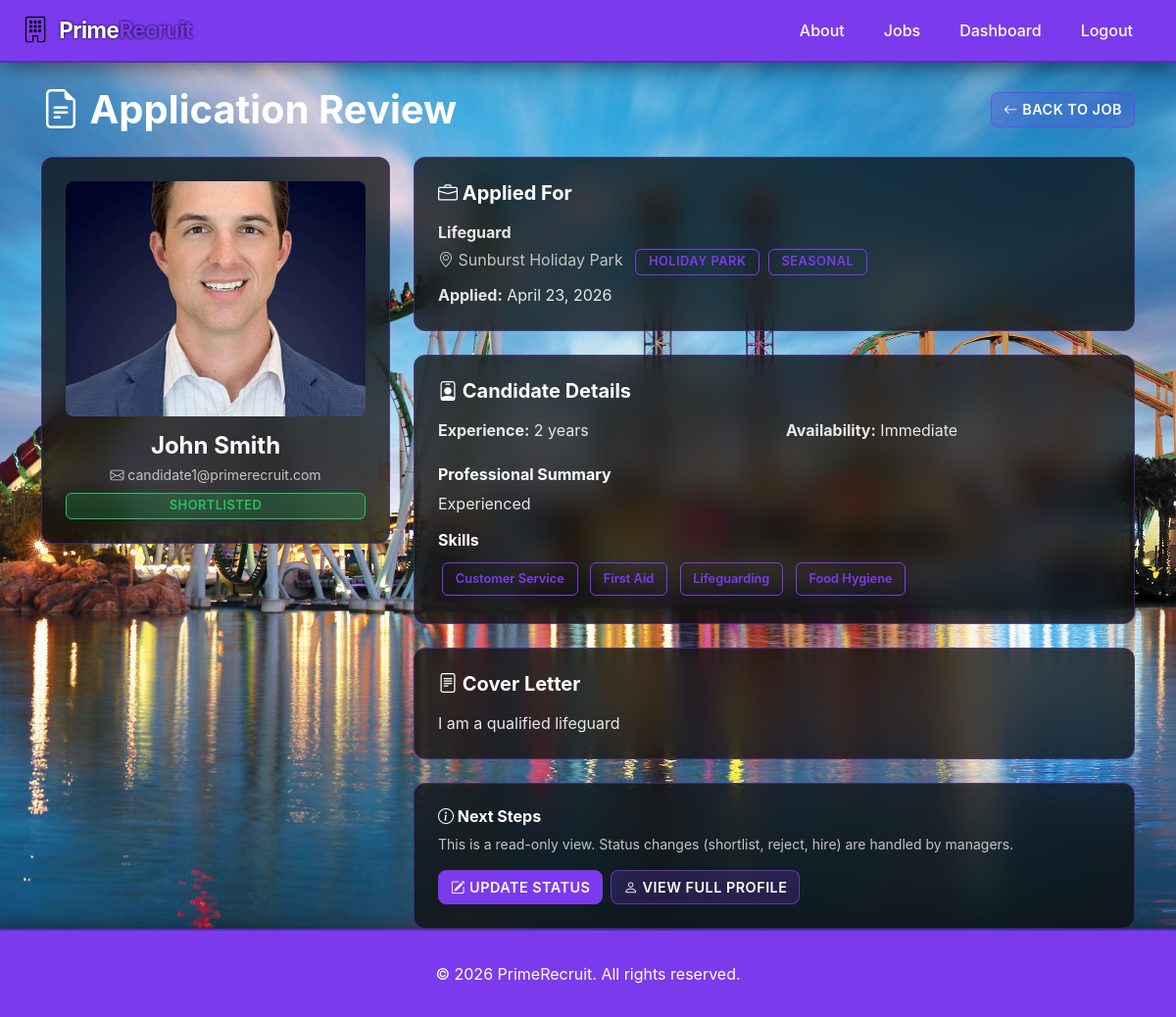
The app's page /applications/1/ (signed in) with its own data.
### recruitment/models.py (models this page shows, shortened)
class Application(models.Model):
    STATUS_CHOICES = [
        ('pending', 'Pending'),
        ('shortlisted', 'Shortlisted'),
        ('rejected', 'Rejected'),
        ('hired', 'Hired'),
    ]
    candidate = models.ForeignKey(Candidate, on_delete=models.CASCADE)
    job = models.ForeignKey(JobListing, on_delete=models.CASCADE)
    cover_letter = models.TextField()
    status = models.CharField(
        max_length=20, choices=STATUS_CHOICES, default='pending')
    applied_at = models.DateTimeField(auto_now_add=True)
    class Meta:
        unique_together = ('candidate', 'job')

class Candidate(models.Model):
    AVAILABILITY_CHOICES = [
        ('immediate', 'Immediate'),
        ('two_weeks', 'Two Weeks'),
        ('one_month', 'One Month'),
    ]
    user = models.OneToOneField(User, on_delete=models.CASCADE)
    first_name = models.CharField(max_length=100)
    last_name = models.CharField(max_length=100)
    age = models.IntegerField(default=0, blank=True)
    experience_years = models.IntegerField(default=0)
    cv_summary = models.TextField()
    availability = models.CharField(
        max_length=20, choices=AVAILABILITY_CHOICES)
    skills = models.ManyToManyField(Skill, blank=True)
    profile_image = models.ImageField(upload_to='candidates/', null=True, blank=True)
    created_at = models.DateTimeField(auto_now_add=True)

class JobListing(models.Model):
    VENUE_CHOICES = [
        ('holiday_park', 'Holiday Park'),
        ('theme_park', 'Theme Park'),
        ('resort', 'Resort'),
        ('adventure_park', 'Adventure Park'),
    ]
    TYPE_CHOICES = [
        ('full_time', 'Full Time'),
        ('part_time', 'Part Time'),
        ('seasonal', 'Seasonal'),
    ]
    STATUS_CHOICES = [
        ('open', 'Open'),
        ('closed', 'Closed'),
    ]
    title = models.CharField(max_length=200)
    venue_name = models.CharField(max_length=200)
    venue_type = models.CharField(max_length=50, choices=VENUE_CHOICES)
    description = models.TextField()
    employment_type = models.CharField(max_length=20, choices=TYPE_CHOICES)
    salary = models.DecimalField(max_digits=8, decimal_places=2)
    status = models.CharField(
        max_length=10, choices=STATUS_CHOICES, default='open')
    venue_image = models.ImageField(upload_to='venues/', null=True, blank=True)
    created_by = models.ForeignKey(User, on_delete=models.CASCADE)
    created_at = models.DateTimeField(auto_now_add=True)

class Skill(models.Model):
    CATEGORY_CHOICES = [
        ('technical', 'Technical'),
        ('physical', 'Physical'),
        ('customer_service', 'Customer Service'),
        ('safety', 'Safety'),
    ]
    name = models.CharField(max_length=100)
    category = models.CharField(max_length=50, choices=CATEGORY_CHOICES)

### recruitment/job_views.py (the view)
# urls.py: path('applications/<int:pk>/', job_views.application_detail,
@login_required
def application_detail(request, pk):
    app = get_object_or_404(Application, pk=pk)
    profile = get_profile(request.user)
    is_manager = profile and profile.role == 'manager'
    if not request.user.is_superuser and not is_manager and app.job.created_by != request.user:
        return render(request, 'recruitment/denied.html', status=403)
    context = {'application': app}
    return render(request, 'recruitment/application_detail.html', context)

### recruitment/job_views.py (called while the page is built)
def get_profile(user):
    try:
        return UserProfile.objects.get(user=user)
    except UserProfile.DoesNotExist:
        return None

### recruitment/templates/recruitment/application_detail.html (shortened to what this page needs)
{% extends 'recruitment/base.html' %}
{% load static %}
{% block content %}
<div class="container mt-4">
    <div class="d-flex justify-content-between align-items-center mb-4">
        <h1 class="mb-0"><i class="bi bi-file-earmark-text"></i> Application Review</h1>
        <a href="{% url 'job_detail' application.job.pk %}" class="btn btn-outline-light">
            <i class="bi bi-arrow-left"></i> Back to Job
        </a>
    </div>
    <div class="row g-4">
        <div class="col-md-4">
            <div class="card p-4 text-center">
                <img src="{% if application.candidate.profile_image %}{{ application.candidate.profile_image.url }}{% else %}{% static 'images/candidate_default.jpg' %}{% endif %}"
                     alt="{{ application.candidate.first_name }}"
                     class="mb-3"
                     style="width: 100%; max-height: 240px; object-fit: cover; border-radius: 8px;">
                <h4 class="mb-1">{{ application.candidate.first_name }} {{ application.candidate.last_name }}</h4>
                <p class="text-muted small mb-2">
                    <i class="bi bi-envelope"></i> {{ application.candidate.user.email }}
                </p>
                <span class="badge badge-{{ application.status }}">
                    {{ application.get_status_display }}
                </span>
            </div>
        </div>
        <div class="col-md-8">
            <div class="card p-4 mb-4">
                <h5 class="mb-3"><i class="bi bi-briefcase"></i> Applied For</h5>
                <p class="mb-1"><strong>{{ application.job.title }}</strong></p>
                <p class="text-muted mb-2">
                    <i class="bi bi-geo-alt"></i> {{ application.job.venue_name }}
                    <span class="badge ms-2">{{ application.job.get_venue_type_display }}</span>
                    <span class="badge ms-1">{{ application.job.get_employment_type_display }}</span>
                </p>
                <p class="mb-0"><strong>Applied:</strong> {{ application.applied_at|date:"F d, Y" }}</p>
            </div>
            <div class="card p-4 mb-4">
                <h5 class="mb-3"><i class="bi bi-person-badge"></i> Candidate Details</h5>
                <div class="row">
                    <div class="col-sm-6 mb-2">
                        <strong>Experience:</strong>
                        {{ application.candidate.experience_years }} year{{ application.candidate.experience_years|pluralize }}
                    </div>
                    <div class="col-sm-6 mb-2">
                        <strong>Availability:</strong>
                        {{ application.candidate.get_availability_display }}
                    </div>
                </div>
                <h6 class="mt-3 mb-2">Professional Summary</h6>
                <p class="mb-3">{{ application.candidate.cv_summary|default:"No summary provided." }}</p>
                <h6 class="mb-2">Skills</h6>
                <div>
                    {% if application.candidate.skills.all %}
                        {% for skill in application.candidate.skills.all %}
                            <span class="badge-skill">{{ skill.name }}</span>
                        {% endfor %}
                    {% else %}
                        <p class="text-muted mb-0">No skills listed</p>
                    {% endif %}
                </div>
            </div>
            <div class="card p-4 mb-4">
                <h5 class="mb-3"><i class="bi bi-file-text"></i> Cover Letter</h5>
                <p style="white-space: pre-wrap; margin-bottom: 0;">{{ application.cover_letter }}</p>
            </div>
            <div class="card p-4">
                <h6 class="mb-2"><i class="bi bi-info-circle"></i> Next Steps</h6>
                <p class="text-muted small mb-3">
                    This is a read-only view. Status changes (shortlist, reject, hire) are handled by managers.
                </p>
                <div class="d-flex gap-2">
                    <a href="{% url 'application_update' application.pk %}" class="btn btn-primary">
                        <i class="bi bi-pencil-square"></i> Update Status
                    </a>
                    <a href="{% url 'candidate_detail' application.candidate.pk %}" class="btn btn-outline-light">
                        <i class="bi bi-person"></i> View Full Profile
                    </a>
                </div>
            </div>
        </div>
    </div>
</div>
{% endblock %}

### static/css/style.css (style rules this page uses)
* { margin: 0; padding: 0; box-sizing: border-box; }
body { background-image: url('../images/Wallpaper.jpg') !important; background-attachment: fixed !important; background-size: cover !important; background-position: center !important; background-repeat: no-repeat !important; color: #ffffff; font-family: -apple-system, BlinkMacSystemFont, 'Segoe UI', 'Roboto', 'Oxygen', 'Ubuntu', 'Cantarell', sans-serif; display: flex; flex-direction: column; min-height: 100vh; }
main, .container-fluid, .container { background: transparent !important; }
.card { background: rgba(13, 13, 13, 0.75) !important; border: 1px solid rgba(124, 58, 237, 0.4); border-radius: 12px; transition: all 0.3s ease; backdrop-filter: blur(15px); }
.text-muted { color: #c4c4c4 !important; }
.card p, .card li, .card span:not(.badge):not(.badge-skill), .card label, .card small, .card strong, .card div:not(.badge):not(.feature-icon):not(.stat-number):not(.stat-label) { color: #e8e8e8; }
.card .text-muted, .job-card .text-muted, .stat-card .text-muted, .feature-card .text-muted, .image-card .text-muted { color: #c4c4c4 !important; }
.btn { border-radius: 8px; font-weight: 600; transition: all 0.3s ease; text-transform: uppercase; letter-spacing: 0.5px; font-size: 0.9rem; }
.btn-primary { background: #7c3aed !important; border: 1px solid #7c3aed !important; color: #ffffff !important; }
.btn-outline-light { color: #ffffff !important; border: 1px solid rgba(124, 58, 237, 0.7) !important; transition: all 0.3s ease; background: rgba(124, 58, 237, 0.2) !important; }
.badge { background: transparent !important; border: 1px solid #7c3aed; color: #7c3aed; padding: 0.4rem 0.8rem; border-radius: 6px; font-size: 0.8rem; font-weight: 600; text-transform: uppercase; letter-spacing: 0.5px; }
.badge-skill { background: transparent !important; border: 1px solid #7c3aed; color: #7c3aed; padding: 0.4rem 0.8rem; border-radius: 6px; margin: 0.25rem; display: inline-block; font-size: 0.8rem; font-weight: 600; }
.badge-shortlisted { background: rgba(34, 197, 94, 0.2) !important; color: #22c55e; border-color: #22c55e; }
h1, h2, h3, h4, h5, h6 { color: #ffffff; font-weight: 700; }
a { color: #7c3aed; text-decoration: none; transition: all 0.3s ease; }

### records on screen
Application: candidate.first_name "John", candidate.last_name "Smith", candidate.user.email "candidate1@primerecruit.com", status "SHORTLISTED", job "Lifeguard", job.venue_name "Sunburst Holiday Park", job.venue_type "HOLIDAY PARK", job.employment_type "SEASONAL", applied_at "April 23, 2026", candidate.experience_years "2", candidate.availability "Immediate", candidate.cv_summary "Experienced", cover_letter "I am a qualified lifeguard"
Skill: name "Customer Service"
Skill: name "First Aid"
Skill: name "Lifeguarding"
Skill: name "Food Hygiene"
